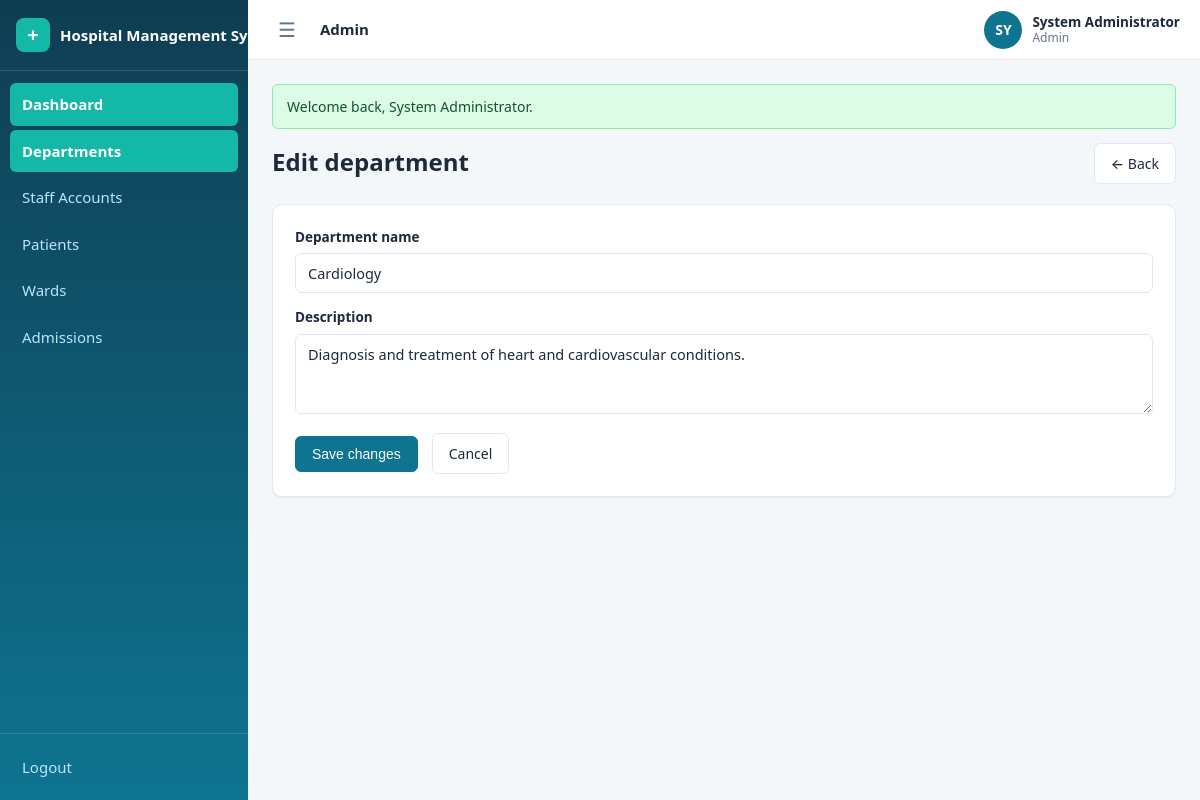
Page /admin/departments/1/edit (signed in) on the committed database.
### tables this page shows
CREATE TABLE IF NOT EXISTS departments (
    id          INT UNSIGNED AUTO_INCREMENT PRIMARY KEY,
    name        VARCHAR(100) NOT NULL,
    description TEXT DEFAULT NULL,
    created_at  TIMESTAMP NOT NULL DEFAULT CURRENT_TIMESTAMP,
    UNIQUE KEY uq_departments_name (name)
);

### config/helpers.php (called while the page is built, shortened)
<?php
function e($value): string
{
    return htmlspecialchars((string) $value, ENT_QUOTES, 'UTF-8');
}
function url(string $path = ''): string
{
    return BASE_URL . '/' . ltrim($path, '/');
}
function render_partial(string $view, array $data = []): string
{
    extract($data, EXTR_SKIP);
    require APP_ROOT . '/views/' . $view . '.php';
    return ob_get_clean();
}
function view(string $view, array $data = [], string $layout = 'app'): void
{
    $content = render_partial($view, $data);
}

### controllers/DepartmentController.php (called while the page is built, shortened)
<?php
class DepartmentController
{
    public function edit(array $params): void
    {
        $department = Department::findById((int) $params['id']);
        view('admin/departments/edit', ['department' => $department]);
    }
}

### public/index.php (called while the page is built, shortened)
<?php
require_once __DIR__ . '/../config/config.php';
$method = $_SERVER['REQUEST_METHOD'];
$path   = '/' . trim($_GET['url'] ?? '', '/');
if ($path !== '/') {
    $path = rtrim($path, '/');
}
[$controllerClass, $action, $params] = dispatch($routes, $method, $path);
$controller = new $controllerClass();
call_user_func_array([$controller, $action], [$params]);
function dispatch(array $routes, string $method, string $path): array
{
    foreach ($routes[$method] ?? [] as $pattern => $handler) {
        $params = match_route($pattern, $path);
        if ($params !== null) {
            return [$handler[0], $handler[1], $params];
        }
    }
    exit;
}
function match_route(string $pattern, string $path): ?array
{
    $patternParts = explode('/', trim($pattern, '/'));
    $pathParts    = $path === '/' ? [''] : explode('/', trim($path, '/'));
    if (count($patternParts) !== count($pathParts)) {
        return null;
    }
    $params = [];
    foreach ($patternParts as $i => $segment) {
        if (strlen($segment) > 2 && $segment[0] === '{' && substr($segment, -1) === '}') {
            $key = substr($segment, 1, -1);
            $params[$key] = urldecode($pathParts[$i]);
        } elseif ($segment !== $pathParts[$i]) {
            return null;
        }
    }
    return $params;
}

### config/config.php (called while the page is built, shortened)
<?php
spl_autoload_register(function (string $class): void {
    foreach (['controllers', 'models'] as $dir) {
        $file = APP_ROOT . '/' . $dir . '/' . $class . '.php';
        if (is_file($file)) {
            return;
        }
    }
});
require_once APP_ROOT . '/config/database.php';
function db(): PDO
{
    return Database::getInstance();
}
require_once APP_ROOT . '/config/helpers.php';

### config/database.php (called while the page is built, shortened)
<?php
final class Database
{
    private static ?PDO $instance = null;
    public static function getInstance(): PDO
    {
        if (self::$instance === null) {
            $dsn = 'mysql:host=' . DB_HOST . ';port=' . DB_PORT . ';dbname=' . DB_NAME . ';charset=' . DB_CHARSET;
            try {
                self::$instance = new PDO($dsn, DB_USER, DB_PASS, [
                    PDO::ATTR_ERRMODE            => PDO::ERRMODE_EXCEPTION,
                    PDO::ATTR_DEFAULT_FETCH_MODE => PDO::FETCH_ASSOC,
                    PDO::ATTR_EMULATE_PREPARES   => false,
                ]);
            } catch (PDOException $e) {
                die('Database connection failed: ' . e($e->getMessage()));
            }
        }
        return self::$instance;
    }
}

### models/Department.php (called while the page is built, shortened)
<?php
class Department
{
    public static function findById(int $id)
    {
        $stmt = db()->prepare('SELECT * FROM departments WHERE id = ?');
        $stmt->execute([$id]);
        return $stmt->fetch() ?: false;
    }
}

### views/admin/departments/edit.php (the view, shortened to what this page needs)
<div class="row">
    <h1 class="page-title grow">Edit department</h1>
    <a class="btn" href="<?= url('/admin/departments') ?>">&larr; Back</a>
</div>
<div class="card mt">
    <form method="post" action="<?= url('/admin/departments/' . (int) $department['id'] . '/update') ?>">
        <div class="form-group">
            <label for="name">Department name</label>
            <input type="text" id="name" name="name" value="<?= e($department['name']) ?>" required>
        </div>
        <div class="form-group">
            <label for="description">Description</label>
            <textarea id="description" name="description"><?= e($department['description']) ?></textarea>
        </div>
        <div class="row">
            <button class="btn btn-primary" type="submit">Save changes</button>
            <a class="btn" href="<?= url('/admin/departments') ?>">Cancel</a>
        </div>
    </form>
</div>

### public/assets/css/style.css (style rules this page uses)
:root { --primary: #0e7490; --primary-dark: #155e75; --primary-soft: #ecfeff; --teal: #14b8a6; --teal-dark: #0f766e; --bg: #f4f7f9; --surface: #ffffff; --border: #e2e8f0; --text: #1e293b; --text-muted: #64748b; --ok: #16a34a; --ok-soft: #dcfce7; --warn: #b45309; --warn-soft: #fef3c7; --danger: #dc2626; --danger-soft: #fee2e2; --info: #0369a1; --info-soft: #dbeafe; --radius: 10px; --radius-sm: 6px; --shadow-sm: 0 1px 2px rgba(15, 23, 42, .06); --shadow-md: 0 10px 24px rgba(15, 23, 42, .10); --font: 'Segoe UI', system-ui, -apple-system, sans-serif; --sidebar-w: 248px; --sidebar-coll: 76px; --header-h: 60px; }
* { box-sizing: border-box; }
html, body { margin: 0; padding: 0; font-family: var(--font); color: var(--text); background: var(--bg); font-size: 15px; line-height: 1.5; }
a { color: var(--primary); text-decoration: none; }
.app { display: flex; min-height: 100vh; }
.page-title { font-size: 24px; margin: 0 0 4px; }
.mt { margin-top: 20px; }
.card { background: var(--surface); border: 1px solid var(--border); border-radius: var(--radius); box-shadow: var(--shadow-sm); padding: 22px; }
.btn { display: inline-flex; align-items: center; justify-content: center; gap: 6px; padding: 9px 16px; border-radius: var(--radius-sm); border: 1px solid var(--border); background: var(--surface); color: var(--text); font-size: 14px; font-weight: 500; cursor: pointer; transition: background .15s, border-color .15s, box-shadow .15s; }
.btn-primary { background: var(--primary); border-color: var(--primary); color: #fff; }
.form-group { margin-bottom: 14px; }
.form-group label { display: block; font-size: 13.5px; font-weight: 600; margin-bottom: 6px; }
input[type="text"], input[type="email"], input[type="password"], input[type="date"], input[type="time"], input[type="tel"], input[type="search"], input[type="number"], select, textarea { width: 100%; padding: 9px 12px; border: 1px solid var(--border); border-radius: var(--radius-sm); font-size: 14.5px; font-family: var(--font); color: var(--text); background: var(--surface); transition: border-color .15s, box-shadow .15s; }
textarea { resize: vertical; min-height: 80px; }
.row { display: flex; gap: 14px; align-items: center; flex-wrap: wrap; }
.row .grow { flex: 1; }

### rows in the picture
departments: name "Cardiology", description "Diagnosis and treatment of heart and cardiovascular conditions."

### other values in the picture
APP_NAME "Hospital Management…"
$label "Dashboard"
$label "Departments"
$label "Staff Accounts"
$label "Patients"
$label "Wards"
$label "Admissions"
$roleLabel "Admin"
$initials "SY"
$user['name'] "System Administrator"
$flash['message'] "Welcome back, System Administrator."
